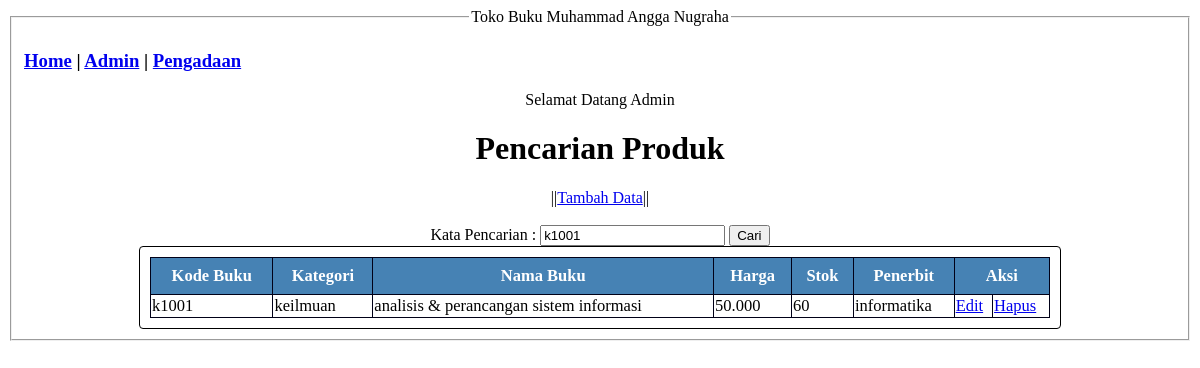
Screenshot of /admin.php?kata_cari=k1001 with the database file from the repository.
### tables this page shows
CREATE TABLE `tb_buku` (
  `id_buku` varchar(10) NOT NULL,
  `kategori` varchar(20) NOT NULL,
  `nama_buku` varchar(50) NOT NULL,
  `harga` varchar(10) NOT NULL,
  `stok` varchar(10) NOT NULL,
  `penerbit` varchar(20) NOT NULL
);

### admin.php (the view, shortened to what this page needs)
<!DOCTYPE html>
<html lang="en">
<head>
    <link rel="stylesheet" href="style.css">
</head>
<body>
    <fieldset >
        <legend align="center">Toko Buku Muhammad Angga Nugraha</legend>
        <h3>
            <a href="index.php">Home</a> |
            <a href="admin.php">Admin</a> |
            <a href="Pengadaan.php">Pengadaan</a>
        </h3>
        <legend align="center">Selamat Datang Admin</legend>
        <center><h1>Pencarian Produk</h1></center>
        <center>||<a href="tambah_form.html">Tambah Data</a>||</center>
<br>
    <form method="GET" action="index.php" style="text-align: center;">
    <label>Kata Pencarian : </label>
    <input type="text" name="kata_cari" value="<?php if(isset($_GET['kata_cari'])) { echo
    $_GET['kata_cari']; } ?>" />
<button type="submit">Cari</button>
</form>
<div class="table_admin">
    <table class="table_ad_dlm">
        <thead>
        <tr>
        <th>Kode Buku</th>
        <th>Kategori</th>
        <th>Nama Buku</th>
        <th>Harga</th>
        <th>Stok</th>
        <th>Penerbit</th>
        <th colspan="2">Aksi</th>
        </tr>
        </thead>
<tbody>
<?php
include 'koneksi.php';
if(isset($_GET['kata_cari'])) {
    $kata_cari = $_GET['kata_cari'];
    $query = "SELECT * FROM tb_buku WHERE id_buku like '%".$kata_cari."%' OR
    nama_buku like '%".$kata_cari."%' ORDER BY id_buku ASC";
} else {
    $query = "SELECT * FROM tb_buku ORDER BY id_buku ASC";
    }
$result = mysqli_query($koneksi, $query);
while ($row = mysqli_fetch_assoc($result)) {
?>
<tr>
    <td><?php echo $row['id_buku']; ?></td>
    <td><?php echo $row['kategori']; ?></td>
    <td><?php echo $row['nama_buku']; ?></td>
    <td><?php echo $row['harga']; ?></td>
    <td><?php echo $row['stok']; ?></td>
    <td><?php echo $row['penerbit']; ?></td>
    <td><a href="edit_form.php?id_buku=<?php echo $row['id_buku']; ?>">Edit</a></td>
    <td><a href="delete.php?id_buku=<?php echo $row['id_buku']; ?>" onclick="return confirm('Apakah Anda Yakin Ingin Menghapus?')">Hapus</a></td>
</tr>
<?php
}
?>
</tbody>
</table>
</fieldset>
</body>
</html>

### style.css (style rules this page uses)
.table_admin { max-width: 900px; border: 1px solid black; padding: 10px; overflow: auto; margin: auto; border-radius: 4px; }
.table_ad_dlm { width: 100%; font-size: 16.5px; border-collapse: collapse; }
table thead { background-color: steelblue; color: white; }
table thead th { padding: 8px; }
table th, table td { border: 1px solid #000017; }

### rows the page displays
tb_buku: id_buku "k1001", kategori "keilmuan", nama_buku "analisis & perancangan sistem informasi", harga "50.000", stok "60", penerbit "informatika"
